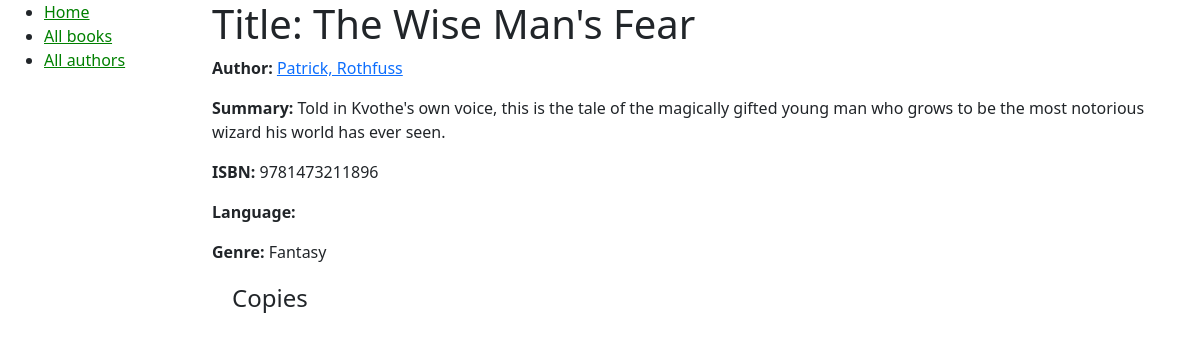
/catalog/book/1, run on the app's committed database.
### catalog/models.py (models this page shows, shortened)
class Book(models.Model):
    title = models.CharField(max_length=200)
    author = models.ForeignKey('Author', on_delete=models.SET_NULL, null=True)
    summary = models.TextField(max_length=1000, help_text="Enter a brief description of the book")
    isbn = models.CharField('ISBN', max_length=13, help_text='13 Character ISBN number')
    genre = models.ManyToManyField(Genre, help_text="Select a genre for this book")
    def display_genre(self):
        return ', '.join([genre.name for genre in self.genre.all()[:3]])
    display_genre.short_description = 'Genre'

class Author(models.Model):
    first_name = models.CharField(max_length=100)
    last_name = models.CharField(max_length=100)
    date_of_birth = models.DateField(null=True, blank=True)
    date_of_death = models.DateField('Died', null=True, blank=True)
    def get_absolute_url(self):
        return reverse('author-detail', args=[str(self.id)])
    def __str__(self):
        return f'{self.last_name}, {self.first_name}'

class Genre(models.Model):
    name = models.CharField(max_length=200, help_text="Enter a book genre (e.g. Science Fiction, French Poetry etc.)")
    def __str__(self):
        return self.name

### catalog/views.py (the view)
# urls.py: path('book/<int:pk>', views.BookDetailView.as_view(), name='book-detail'),
class BookDetailView(generic.DetailView):
    model = Book

### catalog/templates/catalog/book_detail.html (shortened to what this page needs)
{% extends "base_generic.html" %}
{% block content %}
  <h1>Title: {{ book.title}}</h1>
  <p><strong>Author:</strong> <a href="{{ book.author.get_absolute_url }}">{{ book.author }}</a></p>
  <p><strong>Summary:</strong> {{ book.summary }}</p>
  <p><strong>ISBN:</strong> {{ book.isbn }}</p>
  <p><strong>Language:</strong> {{ book.language  }}</p>
  <p><strong>Genre:</strong> {{ book.genre.all|join:", " }}</p>
  <div style="margin-left:20px;margin-top: 20px">
    <h4>Copies</h4>
  </div>
{% endblock %}

### data on the page
Book: author "Patrick, Rothfuss", summary "Told in Kvothe's own voice, this is the tale of the magically gifted young man who grows to be the most notorious wizard his world has ever seen.", isbn "9781473211896", genre.all "Fantasy"
